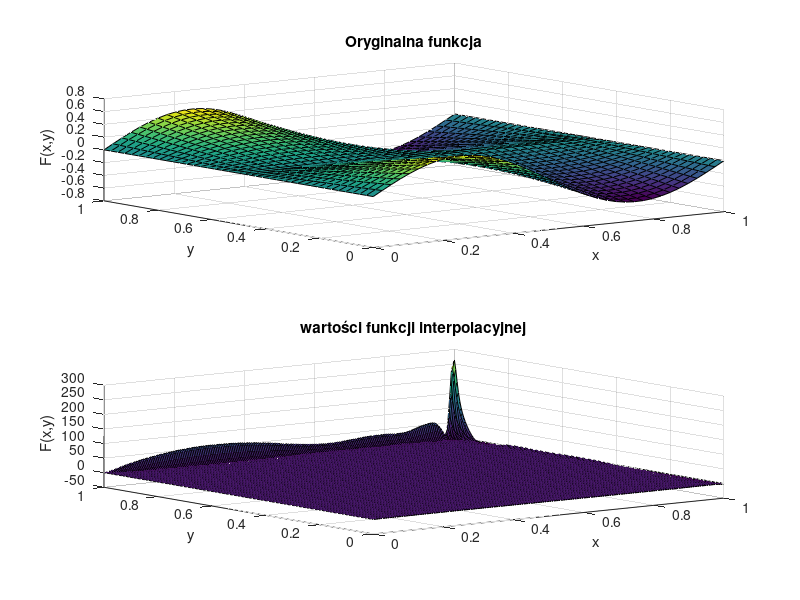

This figure's MATLAB source:
function [M,N,P,R,x_coarse,y_coarse,F_coarse,x_fine,y_fine,F_fine] = zadanie5()
P = 200; % liczba unikalnych współrzędnych x punktów dla których będzie obliczana interpolacja
R = 200; % liczba unikalnych współrzędnych y punktów dla których będzie obliczana interpolacja
M = 40; % liczba węzłów interpolacji wzdłuż osi X (stopień wielomianu zmiennej x: M-1)
N = 40; % liczba węzłów interpolacji wzdłuż osi Y (stopień wielomianu zmiennej y: N-1)

% Generowanie węzłów interpolacji na płaszczyźnie
x_coarse = linspace(0, 1, M);
y_coarse = linspace(0, 1, N);
[X_coarse, Y_coarse] = meshgrid(x_coarse, y_coarse);

% Wyznaczenie wartości funkcji oryginalnej w węzłach
F_coarse = sin(X_coarse*2*pi) .* abs(Y_coarse-0.5);

MN = M*N;
xvec_coarse = reshape(X_coarse, MN, 1);
yvec_coarse = reshape(Y_coarse, MN, 1);
fvec_coarse = reshape(F_coarse, MN, 1);

% Macierz Vandermonde'a dla interpolacji 2d
V = zeros(M*N, M*N);
for i = 0:(M-1)
    for j = 0:(N-1)
        V(:, i*N + j + 1) = xvec_coarse.^i .* yvec_coarse.^j;
    end
end

% Współczynniki wielomianu interpolacyjnego
coeffs = V \ fvec_coarse;

% Obliczanie wartości funkcji interpolującej na gęstszej siatce
x_fine = linspace(0, 1, P);
y_fine = linspace(0, 1, R);
[X_fine, Y_fine] = meshgrid(x_fine, y_fine);

F_fine = zeros(size(X_fine));
% zadanie B: zdefiniuj obliczenia wartości wielomianu interpolującego. Rezultat obliczeń zapisz w zmiennej F_fine.
for i = 0:(M-1)
    for j = 0:(N-1)
        F_fine = F_fine + coeffs(i*N+j+1) * X_fine.^i .* Y_fine.^j;
    end
end

subplot(2,1,1)
surf(X_coarse, Y_coarse, F_coarse);
xlabel('x');
ylabel('y');
zlabel('F(x,y)');
title("Oryginalna funkcja")

subplot(2,1,2)
surf(X_fine, Y_fine, F_fine);
xlabel('x');
ylabel('y');
zlabel('F(x,y)');
title("wartości funkcji interpolacyjnej")

print -dpng zadanie5.png

end